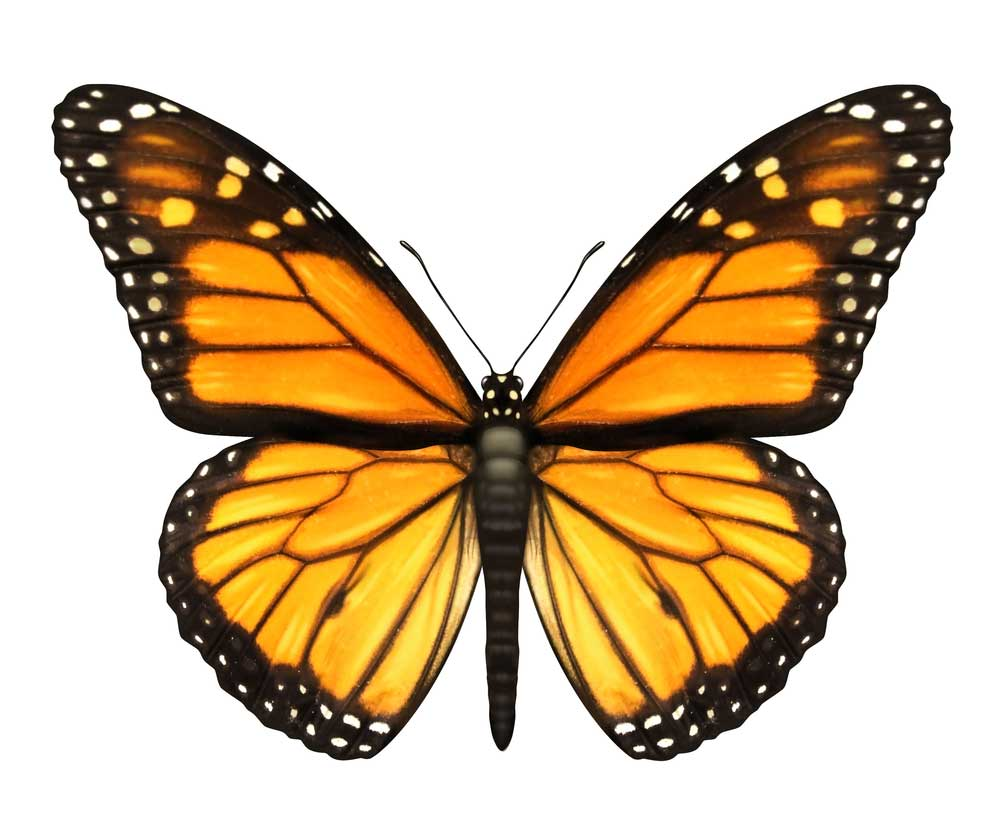
#> input picture images/butterfly2.jpg, 1000 x 839 px
$ python determinant_of_hessian.py
#> lines starting #> are read from the running program, lines starting #| are printed output that depends on the picture
#DEFEAULT IMPORTS
import numpy as np
from PIL import Image, ImageFont, ImageDraw
from PIL.ImageChops import add, subtract, multiply, difference, screen
import PIL.ImageStat as stat
from skimage.io import imread, imsave, imshow, show, imread_collection, imshow_collection
from skimage import color, exposure, img_as_float, data, viewer
from skimage.transform import SimilarityTransform, warp, swirl
from skimage.util import invert, random_noise, montage
import matplotlib.image as mpimg
from matplotlib import pylab as pylab
from scipy.ndimage import affine_transform, zoom
from scipy import misc

#CHAPTER IMPORTS
from numpy import sqrt
from skimage.feature import blob_dog, blob_log, blob_doh
from skimage.color import rgb2gray


im = imread('../images/butterfly2.jpg')
#> im is the input picture: shape (839, 1000, 3); mean R, G, B 209.7, 188.6, 158
im_gray = rgb2gray(im)
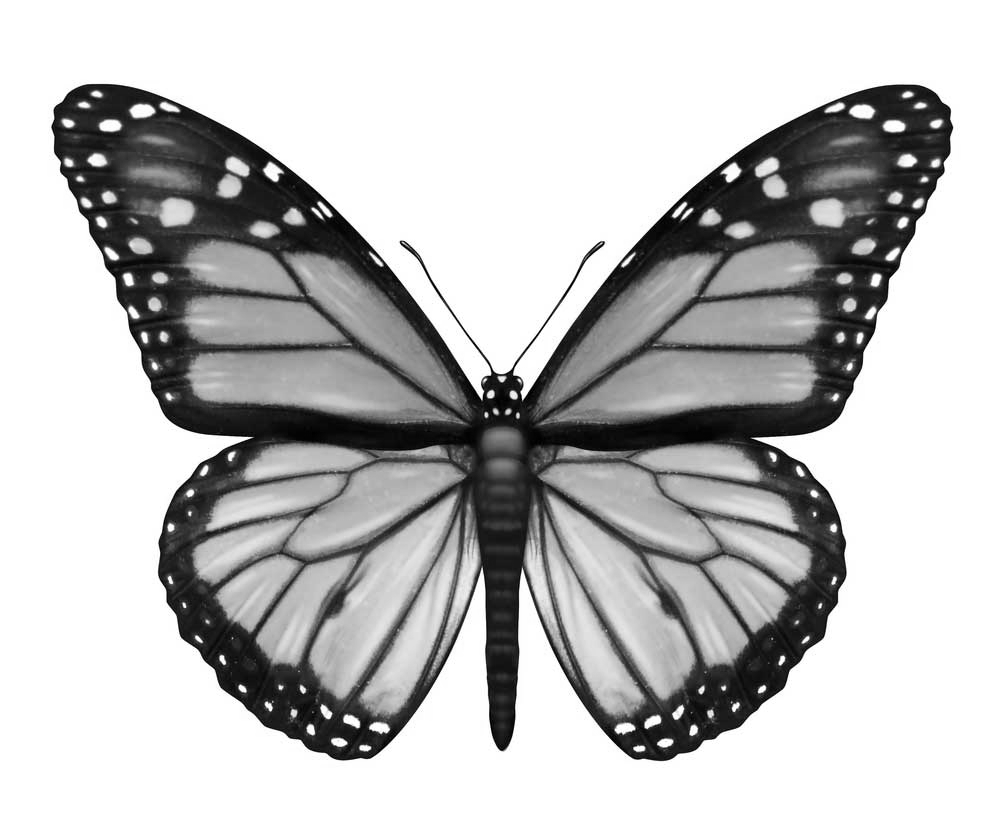
#> im_gray: shape (839, 1000) float64; min 0, max 1, mean 0.748
log_blobs = blob_log(im_gray, max_sigma=30, num_sigma=10, threshold=.1)
#> log_blobs = 804 rows, first 8: [742, 339, 4.22], [742, 665, 4.22], [279, 128, 4.22], [280, 875, 4.22], [222, 902, 4.22], [221, 101, 4.22], [729, 310, 4.22], [730, 693, 4.22]
log_blobs[:, 2] = sqrt(2) * log_blobs[:, 2] #COMPUTE RADIUS IN THE 3RDCOLUMN

dog_blobs = blob_dog(im_gray, max_sigma=30, threshold=0.1)
#> dog_blobs = 769 rows, first 8: [729, 310, 2.56], [730, 693, 2.56], [160, 907, 4.1], [160, 97, 4.1], [688, 242, 2.56], [172, 732, 4.1], [172, 272, 4.1], [126, 894, 4.1]
dog_blobs[:, 2] = sqrt(2) * dog_blobs[:, 2]

doh_blob = blob_doh(im_gray, max_sigma=30, threshold=0.005)
#> doh_blob = 133 rows, first 8: [823, 984, 30], [212, 827, 17.11], [211, 175, 17.11], [414, 485, 4.22], [728, 501, 20.33], [415, 517, 4.22], [99, 154, 10.67], [188, 774, 13.89]

list_blobs = [log_blobs, dog_blobs, doh_blob]
color, titles = ['yellow', 'lime', 'red'], ['Laplacian', 'Difference of Gaussian', 'Determinant of Hessian']
sequence = zip(list_blobs, color, titles)

fig, axes = pylab.subplots(2, 2, figsize=(10, 10), sharex=True, sharey=True)
axes = axes.ravel()

axes[0].imshow(im, interpolation='nearest')
axes[0].set_title('Original Image', size=15), axes[0].set_axis_off()

for idx, (blobs, color, title) in enumerate(sequence):
    axes[idx+1].imshow(im, interpolation='nearest')
    axes[idx + 1].set_title('Blobs with ' + title, size=15)
    for blob in blobs:
        y, x, row = blob
        col = pylab.Circle((x, y), row, color=color, linewidth=2, fill=False)
        axes[idx + 1].add_patch(col), axes[idx+1].set_axis_off()
#> this loop made 3 passes
#> (color, title) on passes 1 to 3: ('yellow', 'Laplacian'), ('lime', 'Difference of Gaussian'), ('red', 'Determinant of Hessian')

pylab.tight_layout()
pylab.show()


print('FIM')
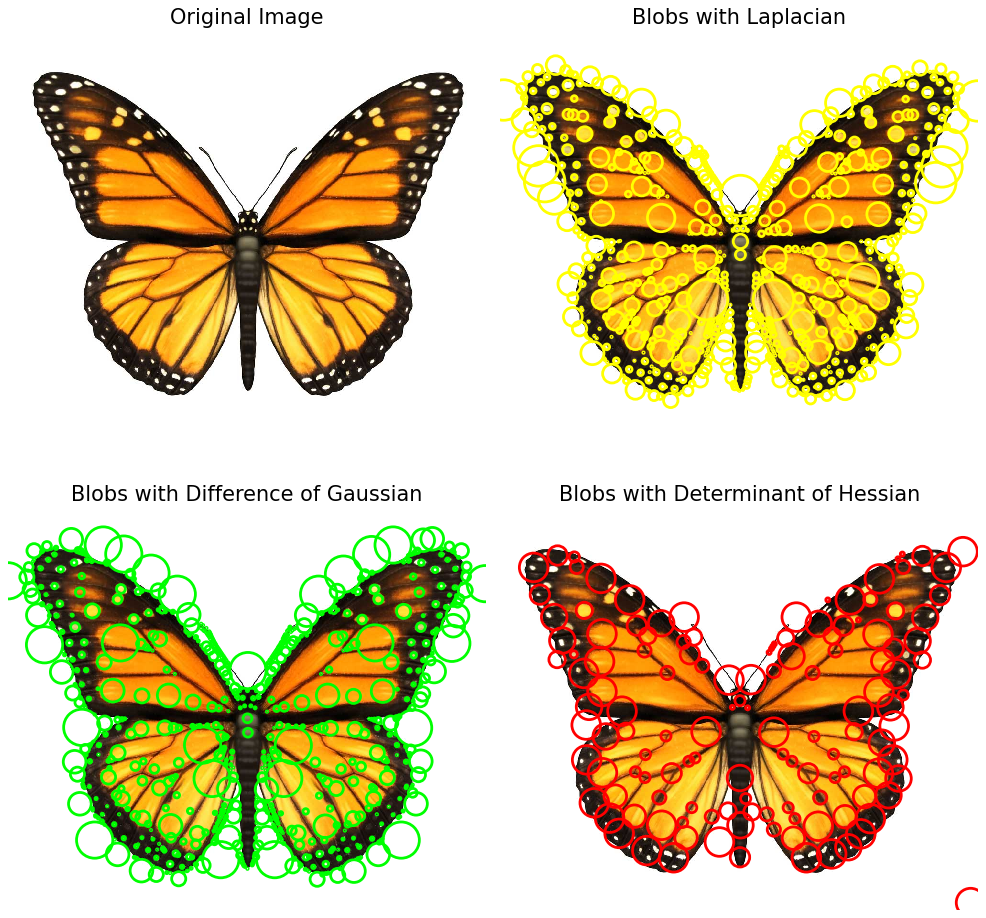
#> figure drawn by matplotlib, 4 panels
